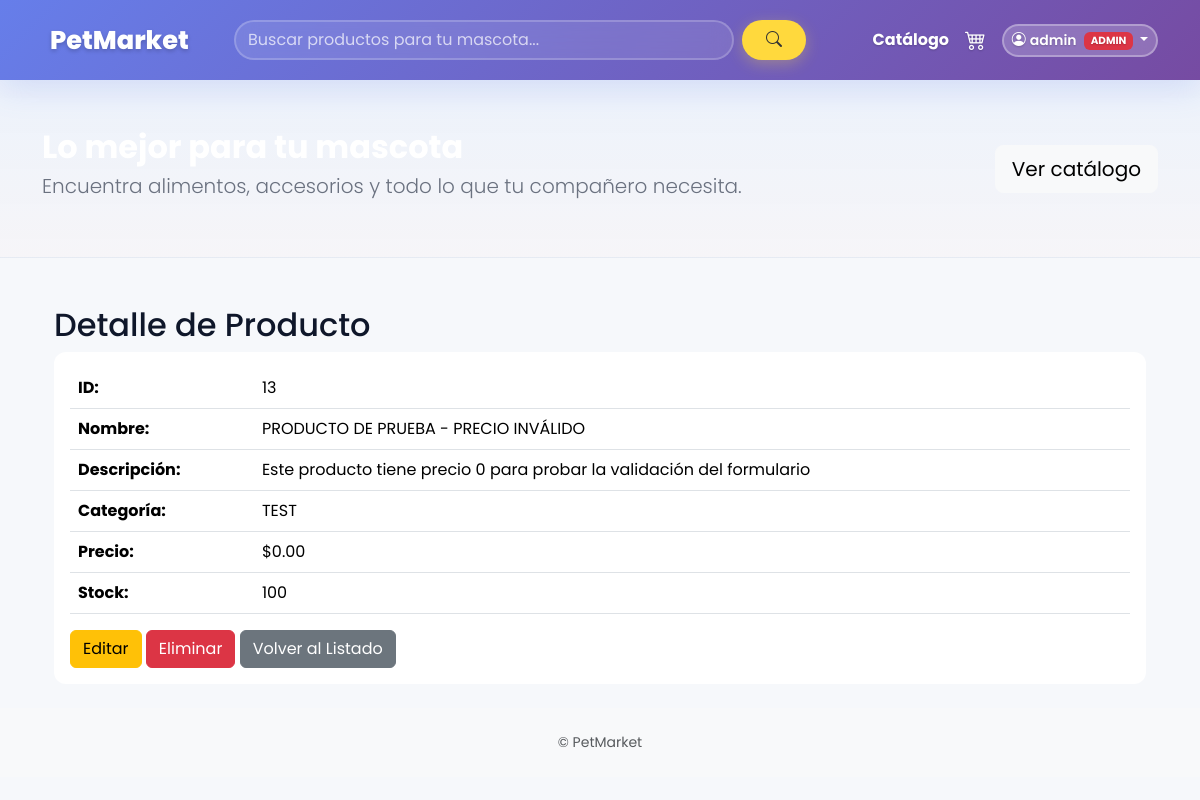
Screenshot of /api/productos/admin/detail/13/ (signed in) with the database file from the repository.
### accounts/models.py (models this page shows)
class CustomUser(AbstractUser):
    ROLE_CHOICES = (
        ('admin', 'Administrador'),
        ('empleado', 'Empleado'),
        ('cliente', 'Cliente'),
    )
    role = models.CharField(max_length=20, choices=ROLE_CHOICES, default='cliente')

### productos/models.py (models this page shows, shortened)
class Producto(models.Model):
    nombre = models.CharField(max_length=100)
    descripcion = models.TextField()
    precio = models.DecimalField(max_digits=10, decimal_places=2)
    stock = models.PositiveIntegerField()
    image = models.ImageField(upload_to='productos/', null=True, blank=True)
    categoria = models.ForeignKey(Categoria, null=True, blank=True, on_delete=models.SET_NULL)

class Categoria(models.Model):
    nombre = models.CharField(max_length=50, unique=True)

### productos/views.py (the view)
# urls.py: path('admin/detail/<int:pk>/', producto_detail, name='admin_producto_detail'),
@login_required
@user_passes_test(is_admin)
def producto_detail(request, pk):
    producto = get_object_or_404(Producto, pk=pk)
    return render(request, 'admin_panel/producto_detail.html', {'producto': producto})

### petmarket/context_processors.py (called while the page is built)
def cart_count(request):
    cart = request.session.get('cart', {})
    count = sum(cart.values()) if isinstance(cart, dict) else 0
    return {'cart_count': count}

### productos/views.py (called while the page is built)
def is_admin(user):
    return user.is_superuser or getattr(user, 'role', None) == 'admin'

### templates/admin_panel/producto_detail.html (shortened to what this page needs)
{% extends "base.html" %}
{% block content %}
<div class="container mt-4">
    <h2>Detalle de Producto</h2>
    <div class="card">
        <div class="card-body">
            <table class="table">
                <tr>
                    <th>ID:</th>
                    <td>{{ producto.id }}</td>
                </tr>
                <tr>
                    <th>Nombre:</th>
                    <td>{{ producto.nombre }}</td>
                </tr>
                <tr>
                    <th>Descripción:</th>
                    <td>{{ producto.descripcion }}</td>
                </tr>
                <tr>
                    <th>Categoría:</th>
                    <td>{{ producto.categoria.nombre|default:"Sin categoría" }}</td>
                </tr>
                <tr>
                    <th>Precio:</th>
                    <td>${{ producto.precio }}</td>
                </tr>
                <tr>
                    <th>Stock:</th>
                    <td>{{ producto.stock }}</td>
                </tr>
            </table>
            <div class="mt-3">
                <a href="{% url 'admin_producto_edit' producto.id %}" class="btn btn-warning">Editar</a>
                <a href="{% url 'admin_producto_delete' producto.id %}" class="btn btn-danger">Eliminar</a>
                <a href="{% url 'admin_productos_list' %}" class="btn btn-secondary">Volver al Listado</a>
            </div>
        </div>
    </div>
</div>
{% endblock %}

### templates/base.html (shortened to what this page needs)
{% load static %}
<!doctype html>
<html lang="es">
  <head>
  <link href="https://cdn.jsdelivr.net/npm/bootstrap@5.3.2/dist/css/bootstrap.min.css" rel="stylesheet">
  <link rel="stylesheet" href="https://cdn.jsdelivr.net/npm/bootstrap-icons@1.11.3/font/bootstrap-icons.css">
    <link rel="stylesheet" href="{% static 'css/site.css' %}">
  </head>
  <body style="font-family: 'Poppins', system-ui, -apple-system, 'Segoe UI', Roboto, 'Helvetica Neue', Arial;">
    <nav class="navbar navbar-expand-lg navbar-dark py-3" style="background: linear-gradient(135deg, #667eea 0%, #764ba2 100%); box-shadow: 0 8px 32px rgba(102, 126, 234, 0.2);">
      <div class="container">
        <a class="navbar-brand d-flex align-items-center" href="/" style="text-decoration:none;">
          <div class="petmarket-logo-text">
            <span style="font-weight:800; color:white; font-size:1.6rem; text-shadow: 0 2px 4px rgba(0,0,0,0.2);">PetMarket</span>
          </div>
        </a>
        <div class="collapse navbar-collapse" id="mainNav">
          <div class="mx-auto my-2 my-lg-0" style="width:60%">
            <form class="d-flex" method="get" action="/productos/">
              <input class="form-control me-2" type="search" placeholder="Buscar productos para tu mascota..." aria-label="Buscar" name="q" value="{{ request.GET.q }}" style="border-radius: 25px; border: 2px solid rgba(255,255,255,0.2); background: rgba(255,255,255,0.1); color: white; backdrop-filter: blur(10px);" onFocus="this.style.background='rgba(255,255,255,0.2)'" onBlur="this.style.background='rgba(255,255,255,0.1)'">
              <button class="btn btn-warning" type="submit" style="border-radius: 25px; padding: 0.5rem 1.5rem; font-weight: 600; background: #ffd93d; border: none; color: #333; box-shadow: 0 4px 15px rgba(255, 217, 61, 0.3);">
                <i class="bi bi-search"></i>
              </button>
            </form>
          </div>
          <ul class="navbar-nav ms-auto align-items-center">
            <li class="nav-item"><a class="nav-link text-white fw-bold" href="/productos/" style="text-shadow: 0 1px 2px rgba(0,0,0,0.2); transition: all 0.3s ease;" onMouseOver="this.style.color='#ffd93d'" onMouseOut="this.style.color='white'">Catálogo</a></li>
            <li class="nav-item">
              <a class="nav-link position-relative text-white" href="/carrito/" style="font-size: 1.3rem; text-shadow: 0 1px 2px rgba(0,0,0,0.2); transition: all 0.3s ease;" onMouseOver="this.style.color='#ffd93d'" onMouseOut="this.style.color='white'">
                <i class="bi bi-cart4"></i>
              </a>
            </li>
            <li class="nav-item ms-2">
              {% if request.user.is_authenticated %}
                <div class="dropdown">
                  <a class="btn btn-sm dropdown-toggle" href="#" role="button" data-bs-toggle="dropdown" style="background: rgba(255,255,255,0.2); color: white; border: 2px solid rgba(255,255,255,0.3); border-radius: 25px; backdrop-filter: blur(10px); font-weight: 600; text-shadow: 0 1px 2px rgba(0,0,0,0.2);">
                    <i class="bi bi-person-circle me-1"></i>{{ request.user.username }}
                    {% if request.user.is_superuser or request.user.role == 'admin' %}
                      <span class="badge bg-danger ms-1" style="font-size: 0.65rem;">ADMIN</span>
                    {% elif request.user.role == 'empleado' %}
                      <span class="badge bg-info ms-1" style="font-size: 0.65rem;">EMPLEADO</span>
                    {% endif %}
                  </a>
                </div>
              {% endif %}
            </li>
          </ul>
        </div>
      </div>
    </nav>
    {% if request.resolver_match.url_name != 'index' %}
    <header class="site-hero-compact py-5 text-white">
      <div class="container">
        <div class="row align-items-center">
          <div class="col-md-8">
            <h2 class="fw-bold mb-1">Lo mejor para tu mascota</h2>
            <p class="lead mb-2">Encuentra alimentos, accesorios y todo lo que tu compañero necesita.</p>
          </div>
          <div class="col-md-4 text-md-end">
            <a href="/productos/" class="btn btn-light btn-lg">Ver catálogo</a>
          </div>
        </div>
      </div>
    </header>
    {% endif %}
    <main class="py-4">
      <div class="container">
        {% block content %}{% endblock %}
      </div>
    </main>
    <footer class="text-muted py-4 bg-light">
      <div class="container text-center small">© PetMarket</div>
    </footer>
  </body>
 </html>

### static/css/site.css (style rules this page uses)
:root { --primary: #0d6efd; --accent: #ff6b6b; --muted: #6b7280; }
body { background: #f6f8fb; color: #0f172a }
.navbar-brand { font-weight: 800; color: var(--primary) !important }
.card { border: 0; border-radius: 12px; }
.site-hero-compact { padding: 2.5rem 0; text-align: left; background: linear-gradient(180deg, rgba(13,110,253,0.04), rgba(255,107,107,0.02)); border-bottom: 1px solid rgba(0,0,0,0.03); }
.site-hero-compact h2 { font-weight:800 }
.site-hero-compact p { color:var(--muted) }
html { scroll-behavior: smooth; }
.navbar { transition: all 0.3s ease; }
.navbar .form-control::placeholder { color: rgba(255, 255, 255, 0.7) !important; }
.petmarket-logo-text { display: flex; align-items: center; transition: all 0.3s ease; }

### templates/base.html (style rules this page uses)
.badge { animation: pulse 2s infinite; }

### rows the page displays
CustomUser: user.username "admin"
Producto: id "13", nombre "PRODUCTO DE PRUEBA - PRECIO INVÁLIDO", descripcion "Este producto tiene precio 0 para probar la validación del formulario", categoria.nombre "TEST", precio "0.00", stock "100"
